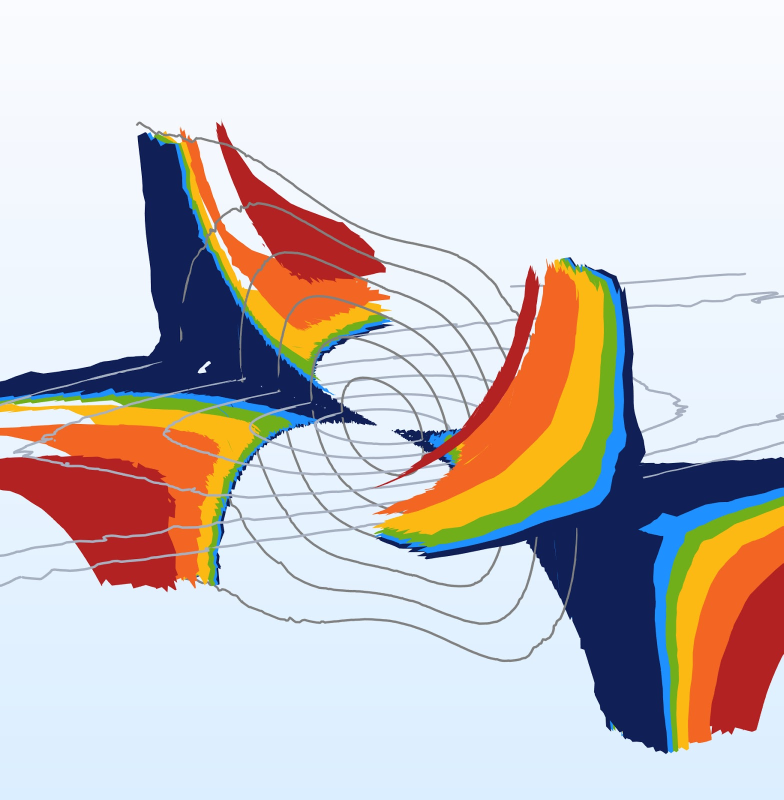
%> input picture LossSurfaces/Loss_Surface_Chunks_0-320_0.jpeg, 1567 x 1600 px (shown at 1/2 size)
$ octave loss_surfaces_convert.m   (GNU Octave 9; MATLAB toolbox functions it lacks are replaced by stand-ins)
%> lines starting %> are read from the running program, lines starting %| are printed output that depends on the picture; in (x1, y1, x2, y2) boxes, pixels count from 0 and x2, y2 are one past the last pixel; in counts of white or black regions, pixels touching at a corner belong together; the program's own positions count from 1
%% Mess with a figure
% I want to use MATLAB image processing to mess with a figure that I don't
% like the coloring on.

image = imread('Loss_Surface_Chunks_0-320_0.jpeg');
%> image is the input picture: size 1600x1567x3 uint8; mean R, G, B 203.9, 197.3, 196.8

red   = image(:,:,1);
green = image(:,:,2);
blue  = image(:,:,3);

red2   = image(:,:,1);
green2 = image(:,:,2);
blue2  = image(:,:,3);


imtool(image)

% for comparison
%imagem = imread('~/Documents/OH/spin-flip-writing/Geometry/blue-red-yellow-v2_CAD.png');
%imtool(imagem)
%%
getplane = @(r1,r2,g1,g2,b1,b2) ...
    r1  < red   & red   < r2 & ...
    g1  < green & green < g2 & ...
    b1  < blue  & blue  < b2 ;

%red
plane = getplane(110,210,-1,80,-1,60);
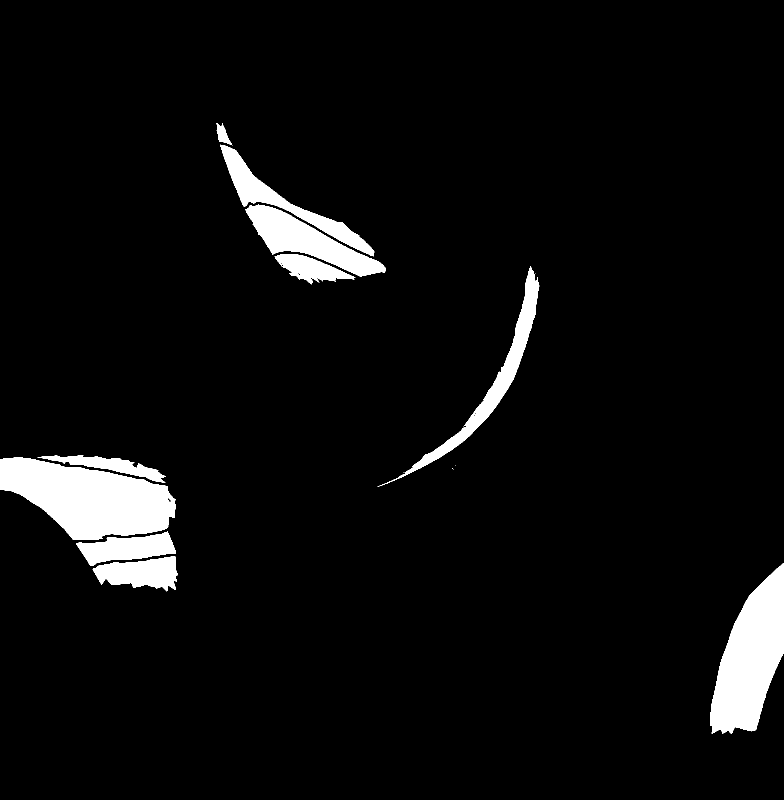
%> plane: size 1600x1567 logical (shown at 1/2 size); 5.2% white; 14 white regions (4 under 20 px), largest, box (x1, y1, x2, y2) and area: (0, 915, 352, 1080) 36941, (1420, 1127, 1567, 1468) 29827, (490, 409, 771, 553) 14700
red2(plane) = 120;
%> red2: size 1600x1567 uint8; min 0, max 255, mean 201
green2(plane) = 0;
%> green2: size 1600x1567 uint8; min 0, max 255, mean 195.5
blue2(plane) = 0;
%> blue2: size 1600x1567 uint8; min 0, max 255, mean 195

%orange
plane = getplane(200,256,81,163,-1,105);
%> plane: size 1600x1567 logical; 5.6% white; 40 white regions (26 under 20 px), largest, box (x1, y1, x2, y2) and area: (750, 527, 1158, 1029) 47893, (1376, 1052, 1567, 1486) 28894, (88, 848, 436, 988) 22948
red2(plane) = 180;
%> red2: size 1600x1567 uint8; min 0, max 255, mean 197.5
green2(plane) = 0;
%> green2: size 1600x1567 uint8; min 0, max 255, mean 189.8
blue2(plane) = 0;
%> blue2: size 1600x1567 uint8; min 0, max 255, mean 193.1

%yellow
plane = getplane(180,256,162,202,-1,63);
%> plane: size 1600x1567 logical; 4.1% white; 26 white regions (8 under 20 px), largest, box (x1, y1, x2, y2) and area: (749, 520, 1208, 1070) 45461, (1352, 1012, 1567, 1500) 21990, (340, 826, 509, 921) 7768
red2(plane) = 150;
%> red2: size 1600x1567 uint8; min 0, max 255, mean 193.4
green2(plane) = 150;
%> green2: size 1600x1567 uint8; min 0, max 255, mean 188.4
blue2(plane) = 0;
%> blue2: size 1600x1567 uint8; min 0, max 255, mean 192.2

%green
plane = getplane(52,152,151,195,6,186);
%> plane: size 1600x1567 logical; 2.6% white; 752 white regions (731 under 20 px), largest, box (x1, y1, x2, y2) and area: (748, 532, 1235, 1095) 28690, (1331, 992, 1567, 1504) 13807, (562, 629, 772, 751) 3344
red2(plane) = 135;
%> red2: size 1600x1567 uint8; min 0, max 255, mean 194
green2(plane) = 135;
%> green2: size 1600x1567 uint8; min 0, max 255, mean 187.4
blue2(plane) = 135;
%> blue2: size 1600x1567 uint8; min 0, max 255, mean 194.7

%light blue
plane = getplane(-1,80,100,190,190,256);
%> plane: size 1600x1567 logical; 1.9% white; 44 white regions (9 under 20 px), largest, box (x1, y1, x2, y2) and area: (1278, 975, 1567, 1505) 17114, (837, 533, 1253, 1106) 16196, (60, 777, 333, 799) 1892
red2(plane) = 0;
%> red2: size 1600x1567 uint8; min 0, max 255, mean 193.4; mean of the top-left, top-right, bottom-left and bottom-right quarters 190.9, 230.7, 201.1, 150.8
green2(plane) = 0;
%> green2: size 1600x1567 uint8; min 0, max 255, mean 184.7
blue2(plane) = 140;
%> blue2: size 1600x1567 uint8; min 0, max 255, mean 192.7

%dark blue
plane = getplane(-1,35,-1,101,-1,161);
%> plane: size 1600x1567 logical; 8.9% white; 56 white regions (30 under 20 px), largest, box (x1, y1, x2, y2) and area: (836, 534, 1567, 1507) 119637, (0, 265, 621, 818) 93606, (570, 766, 681, 839) 3220
red2(plane) = 65;
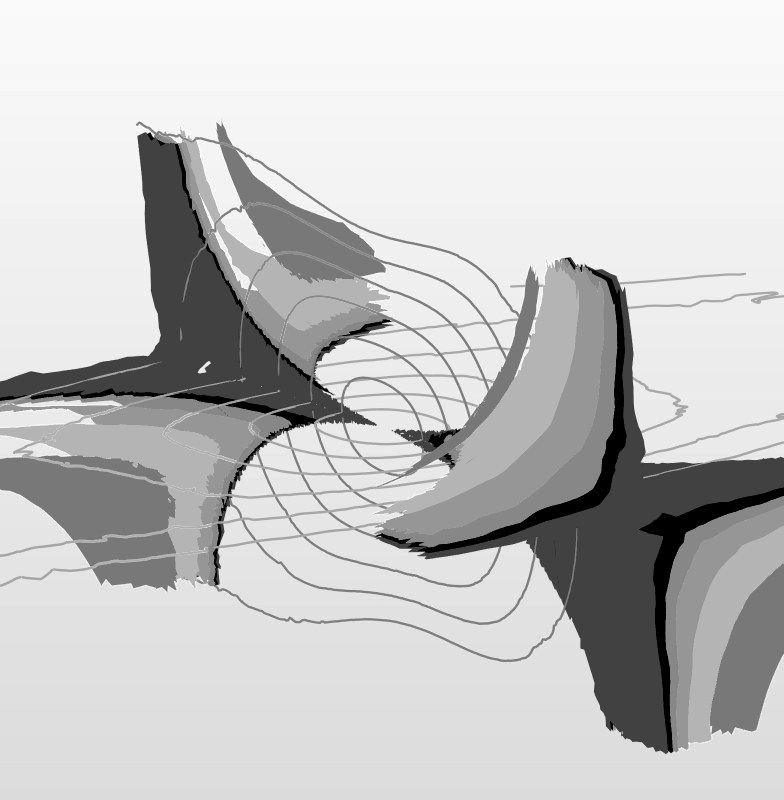
%> red2: size 1600x1567 uint8 (shown at 1/2 size); min 0, max 255, mean 197.8
green2(plane) = 115;
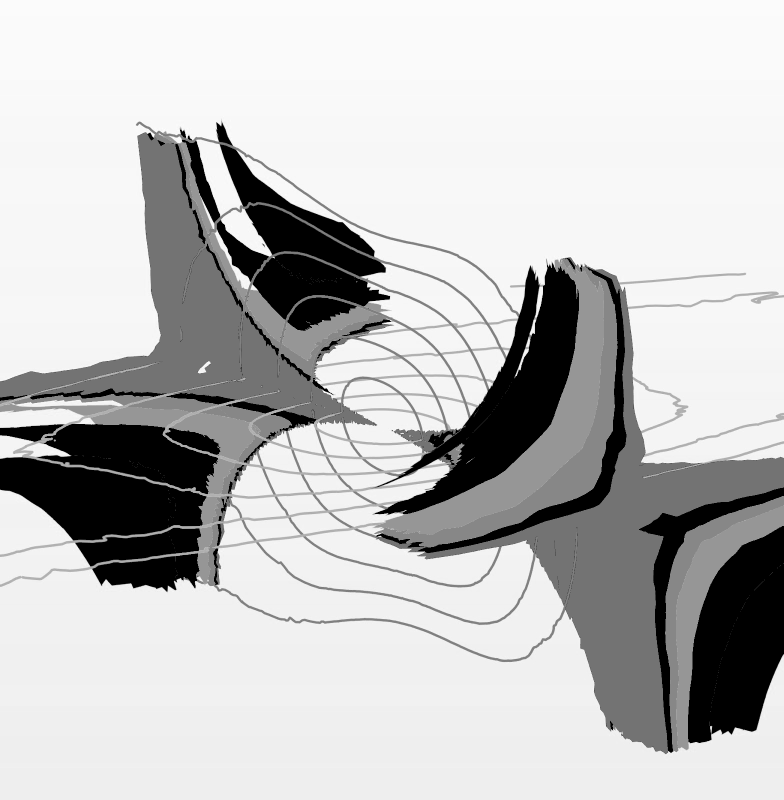
%> green2: size 1600x1567 uint8 (shown at 1/2 size); min 0, max 255, mean 192.2; mean of the top-left, top-right, bottom-left and bottom-right quarters 195, 227.6, 191.6, 154.4
blue2(plane) = 205;
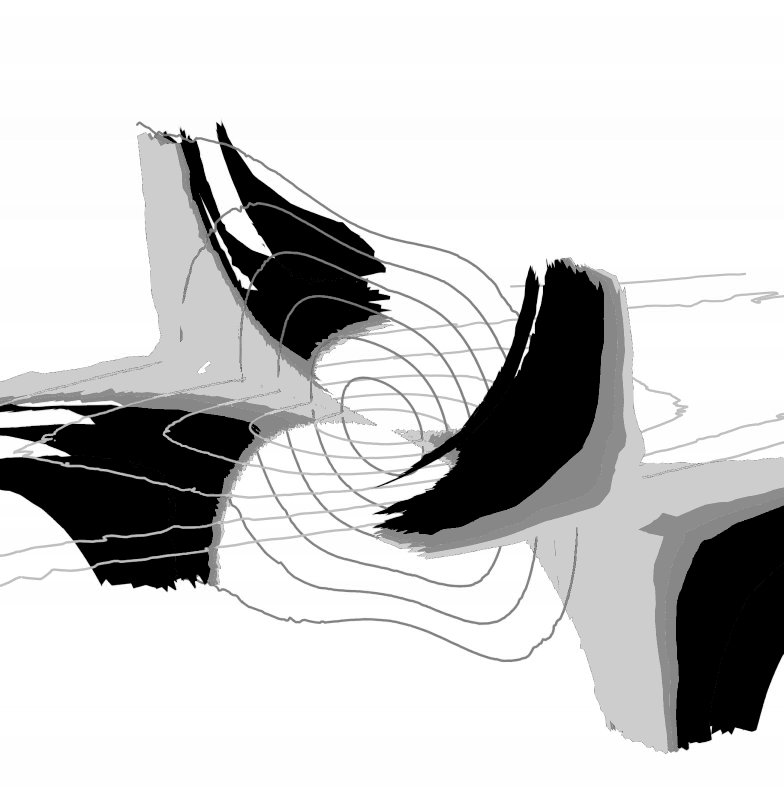
%> blue2: size 1600x1567 uint8 (shown at 1/2 size); min 0, max 255, mean 203.3

%background
plane = getplane(200,256,200,256,200,256);
%> plane: size 1600x1567 logical; 68.2% white; 4 black regions (3 under 20 px), largest, box (x1, y1, x2, y2) and area: (0, 241, 1567, 1509) 796344
red2(plane) = 255;
green2(plane) = 255;
blue2(plane) = 255;

red3 = red2;
green3 = green2;
blue3 = blue2;

getplane = @(r1,r2,g1,g2,b1,b2) ...
    r1  < red2   & red2   < r2 & ...
    g1  < green2 & green2 < g2 & ...
    b1  < blue2  & blue2  < b2 ;


%red
plane = getplane(119,121,-1,1,-1,1);
red3(plane) = 250;
%> red3: size 1600x1567 uint8; min 0, max 255, mean 217.8
green3(plane) = 250;
%> green3: size 1600x1567 uint8; min 0, max 255, mean 212.2
blue3(plane) = 0;

%orange
plane = getplane(179,181,-1,1,-1,1);
red3(plane) = 250;
%> red3: size 1600x1567 uint8; min 0, max 255, mean 221.7
green3(plane) = 150;
%> green3: size 1600x1567 uint8; min 0, max 255, mean 220.6
blue3(plane) = 0;

%yellow
plane = getplane(149,151,149,151,-1,1);
red3(plane) = 250;
%> red3: size 1600x1567 uint8; min 0, max 255, mean 225.8
green3(plane) = 50;
%> green3: size 1600x1567 uint8; min 0, max 255, mean 216.4
blue3(plane) = 0;

%green
plane = getplane(134,136,134,136,134,136);
red3(plane) = 200;
%> red3: size 1600x1567 uint8; min 0, max 255, mean 227.5
green3(plane) = 0;
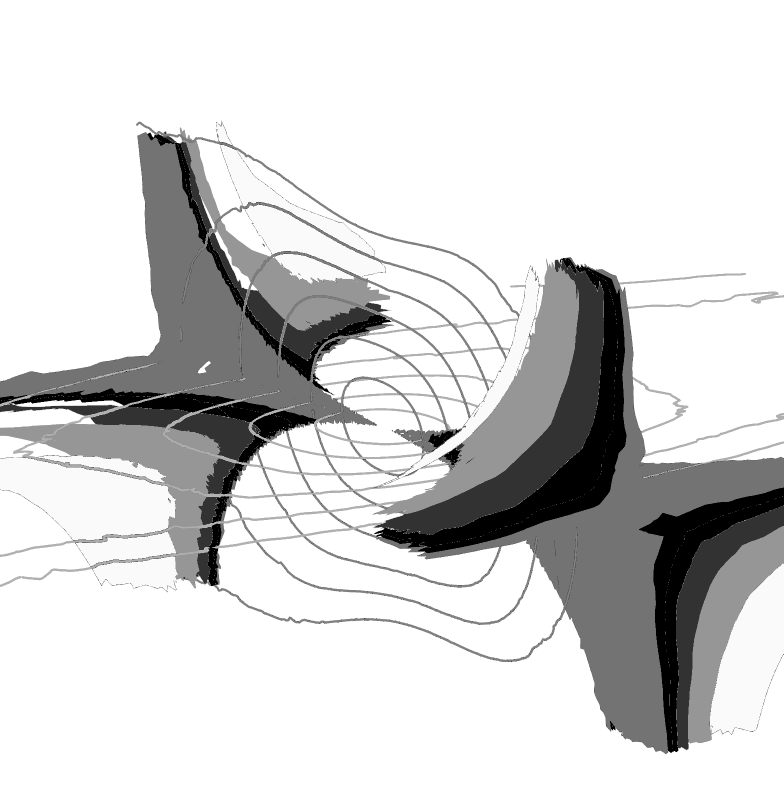
%> green3: size 1600x1567 uint8 (shown at 1/2 size); min 0, max 255, mean 213
blue3(plane) = 0;
%> blue3: size 1600x1567 uint8; min 0, max 255, mean 200.4

%light blue
plane = getplane(-1,1,-1,1,139,141);
red3(plane) = 100;
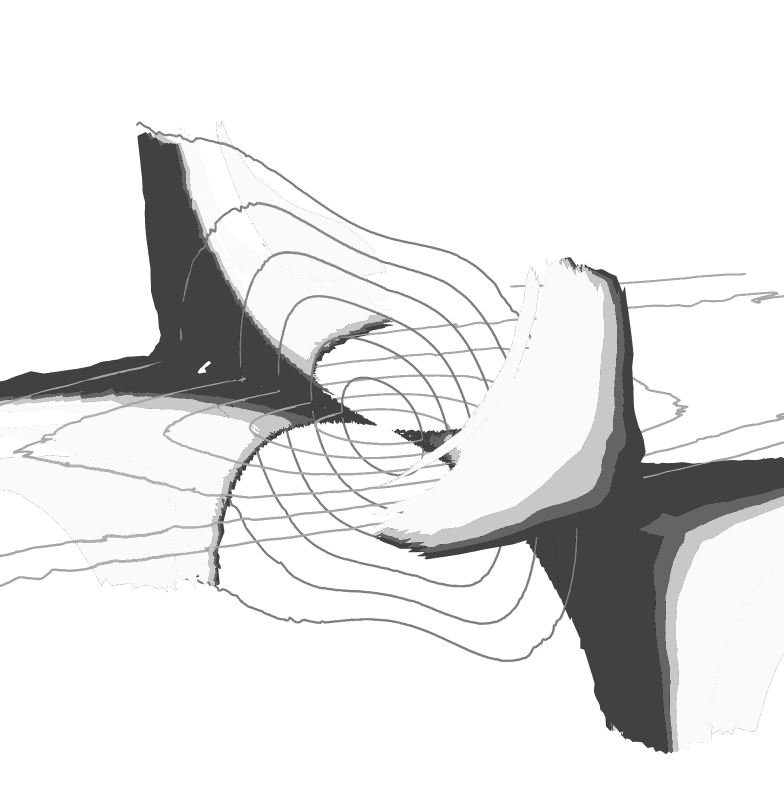
%> red3: size 1600x1567 uint8 (shown at 1/2 size); min 0, max 255, mean 229.4
green3(plane) = 0;
blue3(plane) = 0;
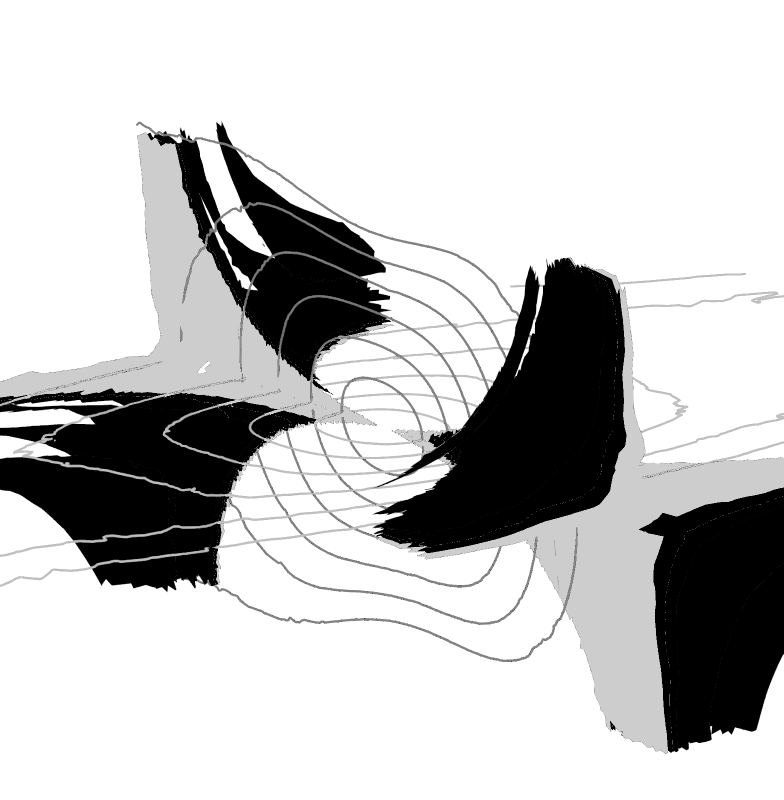
%> blue3: size 1600x1567 uint8 (shown at 1/2 size); min 0, max 255, mean 197.8; mean of the top-left, top-right, bottom-left and bottom-right quarters 207.9, 229.8, 195.6, 157.9

%dark blue
plane = getplane(64,66,114,116,204,206);
red3(plane) = 0;
green3(plane) = 0;
blue3(plane) = 0;

%% Now let's do some more spiffy image processing.
% Goal is to clean out the few corrupted pixels.
rgblabel = uint16(bitshift(red3,-3))*(2^10) + uint16(bitshift(green3,-3))*(2^5) + uint16(bitshift(blue3,-3));
thismax = ones(16,1);
if exist('flabel.mat','file')
%> (the run ends here)

$ run again, with Geometry/blue-red-yellow-v2_CAD.png saved as LossSurfaces/Loss_Surface_Chunks_0-320_0.jpeg
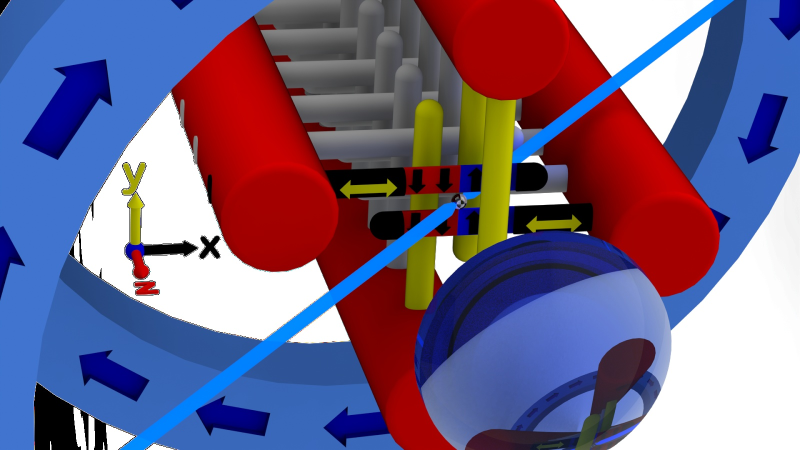
%> input picture Geometry/blue-red-yellow-v2_CAD.png, 1600 x 900 px (shown at 1/2 size)
%> image is the input picture: size 900x1600x3 uint8; mean R, G, B 114.6, 100.2, 133.8
%> `plane = getplane(110,210,-1,80,-1,60);`:
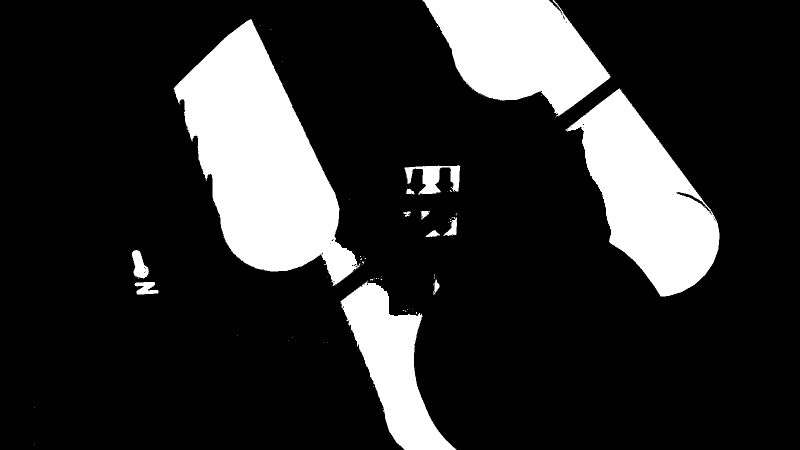
%> plane: size 900x1600 logical (shown at 1/2 size); 17.8% white; 72 white regions (59 under 20 px), largest, box (x1, y1, x2, y2) and area: (347, 38, 721, 572) 99933, (1131, 177, 1439, 593) 63335, (845, 0, 1221, 233) 54276
%> `blue3(plane) = 0;`:
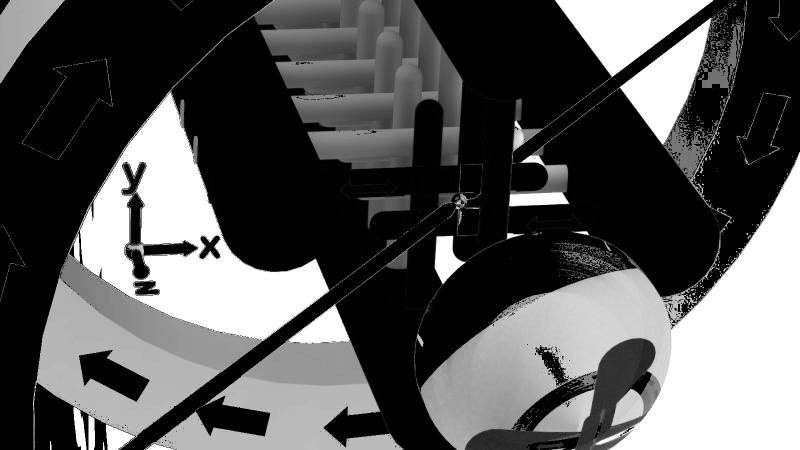
%> blue3: size 900x1600 uint8 (shown at 1/2 size); min 0, max 255, mean 87.3

$ run again, with LossSurfaces/Loss_Surface_Chunks_recolored_heat_legend.png saved as LossSurfaces/Loss_Surface_Chunks_0-320_0.jpeg
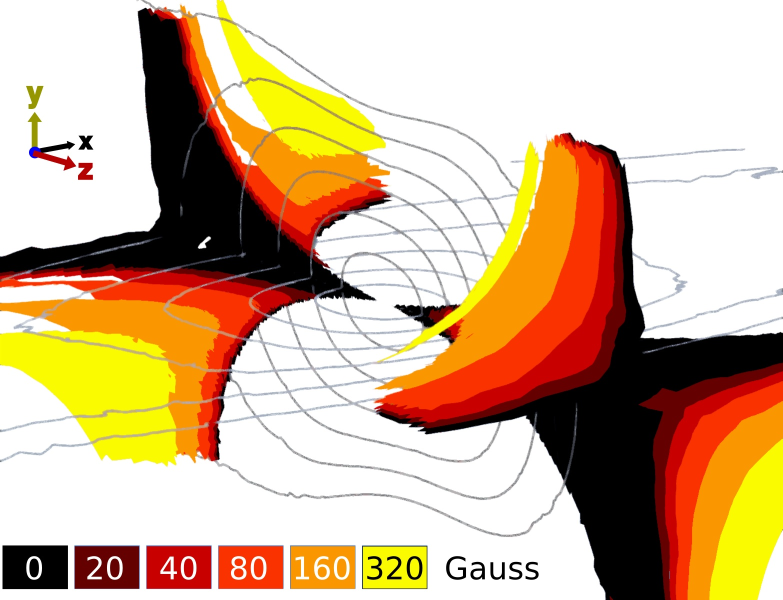
%> input picture LossSurfaces/Loss_Surface_Chunks_recolored_heat_legend.png, 1566 x 1200 px (shown at 1/2 size)
%> image is the input picture: size 1200x1566x3 uint8; mean R, G, B 210.8, 179.7, 146.3
%> `plane = getplane(110,210,-1,80,-1,60);`:
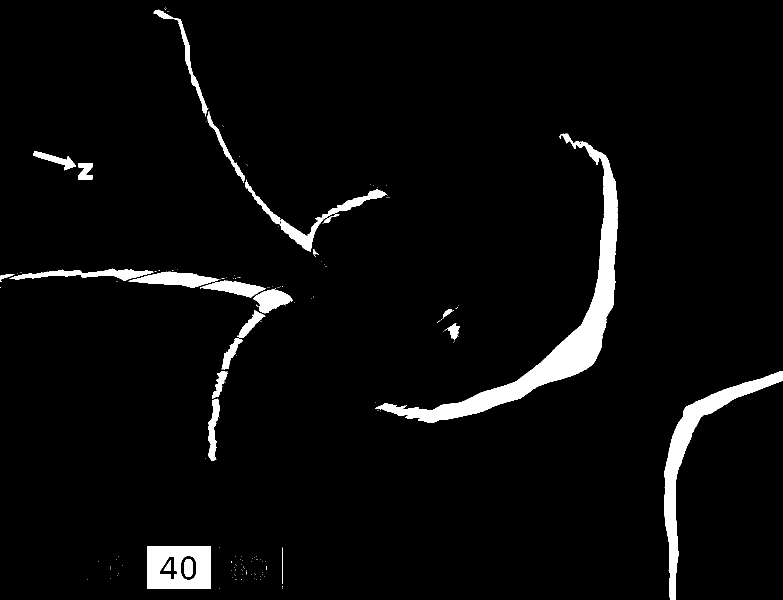
%> plane: size 1200x1566 logical (shown at 1/2 size); 4.2% white; 161 white regions (137 under 20 px), largest, box (x1, y1, x2, y2) and area: (750, 267, 1235, 846) 29998, (1329, 742, 1566, 1200) 13830, (294, 1093, 422, 1177) 8682
%> `blue3(plane) = 0;`:
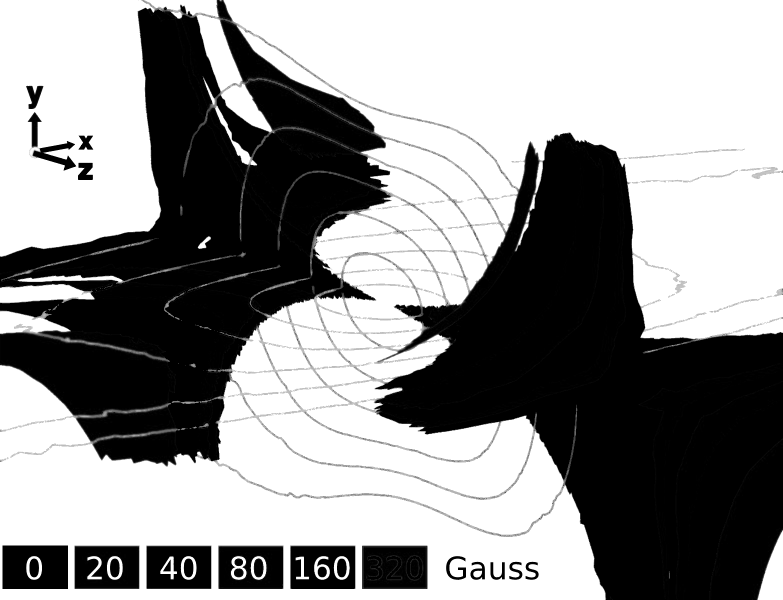
%> blue3: size 1200x1566 uint8 (shown at 1/2 size); min 0, max 255, mean 146.3; mean of the top-left, top-right, bottom-left and bottom-right quarters 132.7, 211.6, 157.5, 83.4
